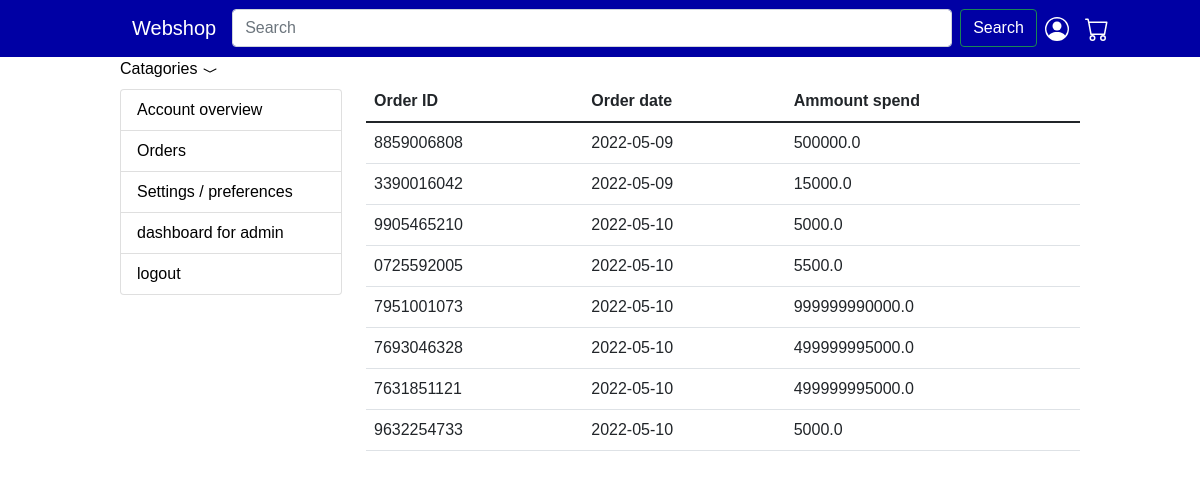
The page /orders (signed in) on the database as committed earlier.
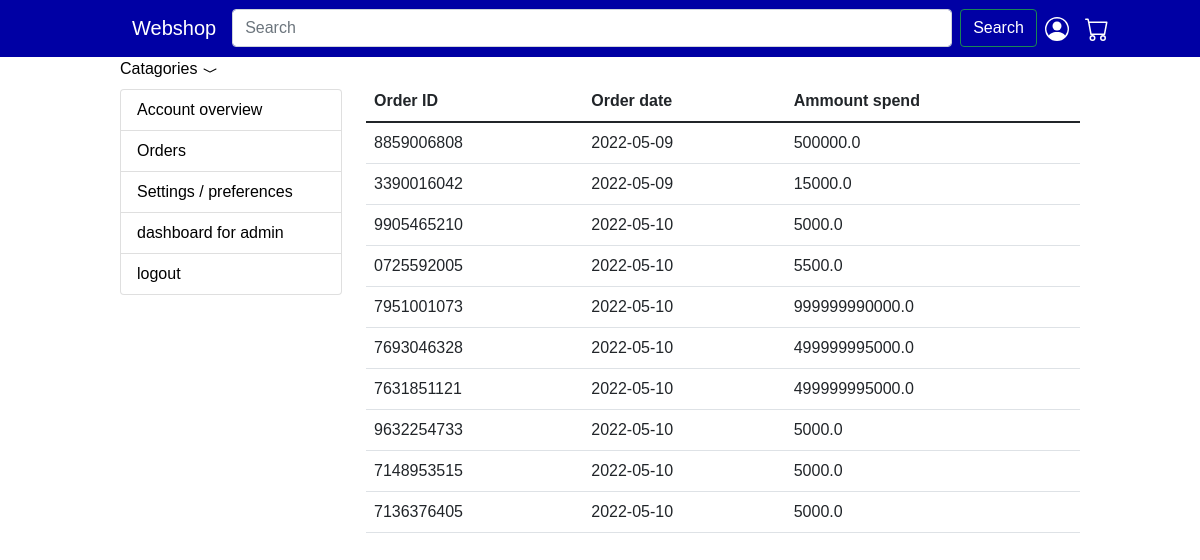
The same page on the database as committed later.
### models.py (models this page shows)
class BaseModel(Model):
    class Meta:
        database = db

class Orders(BaseModel):
    user = ForeignKeyField(BaseModel)
    product = ForeignKeyField(Products)
    ammount = IntegerField()
    order_date = DateField()
    order_id = CharField()
    order_product_price =  FloatField()

### main.py (the view)
@app.route('/orders')
@login_required
def show_orders():
    items = orders.get_order_list_from_user(current_user)
    return render_template('orders.html', items = items, query_catagories = query_catagories)

### main.py (called while the page is built)
@app.before_request
def make_session_permenant():
    session.permanent = True
    app.permanent_session_lifetime = timedelta(minutes=120)

@login_manager.user_loader
def load_user(user_id):
    return Users.get(user_id)

### orders.py (called while the page is built)
def get_order_list_from_user(user):
    query = Orders.select().where(Orders.user_id == user.user_id)
    my_list = []
    if query.exists():
        for item in query:
            my_list.append(item.order_id)
    user_orders_list = list(dict.fromkeys(my_list))
    if user_orders_list:
        nested_dict = {}
        i = 1
        for item in user_orders_list:
            order_ammount = 0
            order_item = Orders.select().where(Orders.order_id == item)
            for object in order_item:
                order_date = object.order_date
                order_ammount = order_ammount + (object.ammount * object.order_product_price)
            nested_dict[i] = {'order_id' : item, 'order_date' : order_date, 'order_ammount' : order_ammount}
            i = i + 1
        return nested_dict
    else:
        print('order list is empty')

### templates/orders.html
{% extends "base.html" %}
{% block content %}
<div class="row">
    {% include 'sidebar.html' %}
    <div class="col-9">
    {% if items %}
    <table class="table">
        <thead class="thead-dark">
            <tr>
                <th>Order ID</th>
                <th>Order date</th>
                <th>Ammount spend</th>
            </tr>
        </thead>
        <tbody>
            {% for item in items.values()%}
            <tr>
                <td>{{ item['order_id'] }}</td>
                <td>{{ item['order_date']}}</td>
                <td>{{ item['order_ammount']}}</td>
            </tr>
            {% endfor %}
        </tbody>
    </table>
    {% else %}
        <h3>You have nothing ordered yet</h3>
    {% endif %}
</div>
</div>
{% endblock content %}

### templates/base.html (shortened to what this page needs)
<!DOCTYPE html>
<html>
    <head>
        <link href="https://cdn.jsdelivr.net/npm/bootstrap@5.1.3/dist/css/bootstrap.min.css" rel="stylesheet">
        <link rel="stylesheet" type="text/css" href="{{ url_for('static', filename='style.css') }}" />
    </head>
    <body>
          <nav class="navbar navbar-expand-lg navbar-light bg-light nav_blue">
            <div class="container-fluid margin_left_10">
              <a class="navbar-brand" href="/products">Webshop</a>
              <div class="collapse navbar-collapse" id="navbarTogglerDemo02">
                <form class="d-flex" method="post" action="/search">
                  <input class="form-control me-2" type="search" style="width: 60vw;" placeholder="Search" aria-label="Search" name="Search">
                  <button class="btn btn-outline-success" type="submit">Search</button>
                </form>
                <ul class="navbar-nav me-auto mb-2 mb-lg-0 ">
                      <li class="nav-item">
                          <a class="nav-link" href="/account"></a>
                        </li>
                      <li class="nav-item">
                          <a class="nav-link" href="/cart"></a>
                        </li>
                </ul>
              </div>
            </div>
          </nav>
          <div class="dropdown show">
            <a class="" href="#" role="button" id="dropdownMenuLink" data-toggle="dropdown" aria-haspopup="true" aria-expanded="false">
              Catagories <svg xmlns="http://www.w3.org/2000/svg" width="16" height="16" fill="currentColor" class="bi bi-chevron-compact-down" viewBox="0 0 16 16">
                <path fill-rule="evenodd" d="M1.553 6.776a.5.5 0 0 1 .67-.223L8 9.44l5.776-2.888a.5.5 0 1 1 .448.894l-6 3a.5.5 0 0 1-.448 0l-6-3a.5.5 0 0 1-.223-.67z"/>
              </svg>
            </a>
          </div>
        {% block content %}
        {% endblock %}
    </body>
</html>

### templates/sidebar.html
<div class="col-3 list_overview">
    <ul class="list-group mt-2">
        <li class="list-group-item">
            <a href="/user/dashboard">Account overview</a>
        </li>
        <li class="list-group-item">
            <a href="/orders">Orders</a>
        </li>
        <li class="list-group-item">
            <a href="/?">Settings / preferences</a>
        </li>
        {% if current_user.is_admin %}
        <li class="list-group-item">
            <a href="/admin/dashboard">dashboard for admin</a>
        </li>
        {% endif %}
        <li class="list-group-item">
            <a href="/logout">logout</a>
        </li>
    </ul>
</div>

### static/style.css (style rules this page uses)
Body { font-family: Verdana, sans-serif; margin:0%; padding:0; }
a { text-decoration: none; color: black; }
.list_overview ul li { list-style-type: none; }
body { width: 80%; margin-left: 10%; }
.nav_blue { background-color: #0000a4 !important; width: 100vw; margin-left: -10vw; }
.container-fluid a, .container-fluid button { color: white !important; }
.margin_left_10 { margin-left: 10vw; }

Rows that differ between the two databases and show on the page:
added Orders: order_id "7148953515", order_date "2022-05-10", order_ammount "5000.0"
added Orders: order_id "7136376405", order_date "2022-05-10", order_ammount "5000.0"
